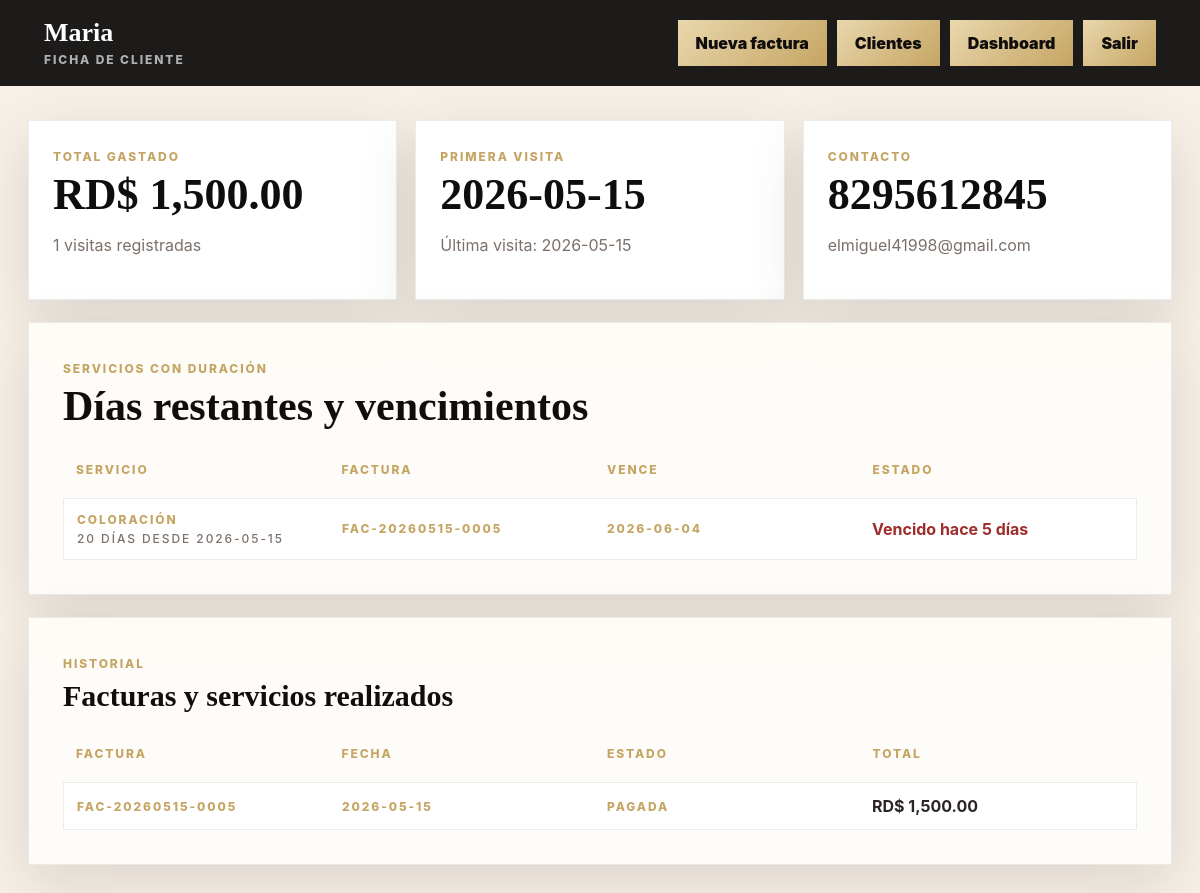
Page /admin/client_view.php?id=3 (signed in) on the committed database.
### tables this page shows
CREATE TABLE clients (
            id INTEGER PRIMARY KEY AUTOINCREMENT,
            name TEXT NOT NULL,
            phone TEXT DEFAULT '',
            email TEXT DEFAULT '',
            notes TEXT DEFAULT '',
            first_visit TEXT DEFAULT '',
            last_visit TEXT DEFAULT '',
            total_spent REAL NOT NULL DEFAULT 0,
            visit_count INTEGER NOT NULL DEFAULT 0,
            created_at TEXT NOT NULL,
            updated_at TEXT NOT NULL
        );

CREATE TABLE settings (
            key TEXT PRIMARY KEY,
            value TEXT NOT NULL
        );

CREATE TABLE invoice_items (
            id INTEGER PRIMARY KEY AUTOINCREMENT,
            invoice_id INTEGER NOT NULL,
            item_type TEXT NOT NULL DEFAULT 'service',
            description TEXT NOT NULL,
            quantity REAL NOT NULL DEFAULT 1,
            unit_price REAL NOT NULL DEFAULT 0,
            line_total REAL NOT NULL DEFAULT 0, duration_days INTEGER DEFAULT 0, expires_at TEXT DEFAULT '',
            FOREIGN KEY(invoice_id) REFERENCES invoices(id) ON DELETE CASCADE
        );

CREATE TABLE invoices (
            id INTEGER PRIMARY KEY AUTOINCREMENT,
            invoice_number TEXT NOT NULL UNIQUE,
            client_name TEXT NOT NULL,
            client_phone TEXT DEFAULT '',
            client_email TEXT DEFAULT '',
            invoice_date TEXT NOT NULL,
            payment_method TEXT DEFAULT 'Efectivo',
            status TEXT DEFAULT 'Pagada',
            notes TEXT DEFAULT '',
            subtotal REAL NOT NULL DEFAULT 0,
            discount REAL NOT NULL DEFAULT 0,
            tax_rate REAL NOT NULL DEFAULT 0,
            tax_total REAL NOT NULL DEFAULT 0,
            total REAL NOT NULL DEFAULT 0,
            created_by INTEGER,
            created_at TEXT NOT NULL,
            updated_at TEXT NOT NULL, client_id INTEGER,
            FOREIGN KEY(created_by) REFERENCES admins(id)
        );

### app/bootstrap.php (called while the page is built, shortened)
<?php
function db(): PDO
{
    static $pdo = null;
    if ($pdo instanceof PDO) {
        return $pdo;
    }
    $pdo = new PDO('sqlite:' . DB_PATH);
    $pdo->setAttribute(PDO::ATTR_ERRMODE, PDO::ERRMODE_EXCEPTION);
    $pdo->setAttribute(PDO::ATTR_DEFAULT_FETCH_MODE, PDO::FETCH_ASSOC);
    $pdo->exec('PRAGMA foreign_keys = ON');
    return $pdo;
}
function h(?string $value): string
{
    return htmlspecialchars((string) $value, ENT_QUOTES, 'UTF-8');
}
function setting(string $key, string $default = ''): string
{
    $stmt = db()->prepare("SELECT value FROM settings WHERE key = :key");
    $stmt->execute(['key' => $key]);
    $value = $stmt->fetchColumn();
    return $value === false ? $default : (string) $value;
}
function money(float $amount): string
{
    return setting('currency', 'RD$') . ' ' . number_format($amount, 2, '.', ',');
}
function refresh_client_stats(int $clientId): void
{
    $pdo = db();
    $stmt = $pdo->prepare("
        SELECT
            COALESCE(SUM(total), 0) AS total_spent,
            COUNT(*) AS visit_count,
            MIN(invoice_date) AS first_visit,
            MAX(invoice_date) AS last_visit
        FROM invoices
        WHERE client_id = :client_id AND status != 'Anulada'
    ");
}
function days_remaining(?string $expiresAt): ?int
{
    $today = new DateTimeImmutable(date('Y-m-d'));
    $expires = new DateTimeImmutable($expiresAt);
    return (int) $today->diff($expires)->format('%r%a');
}

### admin/client_view.php (the view, shortened to what this page needs)
<?php
require __DIR__ . '/../app/bootstrap.php';
$id = (int) ($_GET['id'] ?? 0);
$stmt = db()->prepare("SELECT * FROM clients WHERE id = :id");
$stmt->execute(['id' => $id]);
$stmt->execute(['id' => $id]);
$client = $stmt->fetch();
$invoiceStmt = db()->prepare("SELECT * FROM invoices WHERE client_id = :id ORDER BY invoice_date DESC, id DESC");
$invoiceStmt->execute(['id' => $id]);
$invoices = $invoiceStmt->fetchAll();
$serviceStmt = db()->prepare("
    SELECT ii.*, i.invoice_number, i.invoice_date, i.id AS invoice_id
    FROM invoice_items ii
    JOIN invoices i ON i.id = ii.invoice_id
    WHERE i.client_id = :id AND ii.duration_days > 0 AND i.status != 'Anulada'
    ORDER BY ii.expires_at DESC, i.invoice_date DESC
");
$serviceStmt->execute(['id' => $id]);
$services = $serviceStmt->fetchAll();
?>
<!DOCTYPE html>
<html lang="es">
<head>
  <link rel="stylesheet" href="../assets/css/admin.css">
</head>
<body>
  <header class="admin-topbar">
    <div><strong><?= h($client['name']) ?></strong><span>Ficha de cliente</span></div>
    <nav><a href="invoice.php">Nueva factura</a><a href="clients.php">Clientes</a><a href="dashboard.php">Dashboard</a><a href="logout.php">Salir</a></nav>
  </header>
  <main class="admin-layout">
    <section class="metric-grid">
      <article class="metric-card"><span>Total gastado</span><strong><?= h(money((float) $client['total_spent'])) ?></strong><p><?= (int) $client['visit_count'] ?> visitas registradas</p></article>
      <article class="metric-card"><span>Primera visita</span><strong><?= h($client['first_visit'] ?: 'N/A') ?></strong><p>Última visita: <?= h($client['last_visit'] ?: 'N/A') ?></p></article>
      <article class="metric-card"><span>Contacto</span><strong><?= h($client['phone'] ?: 'Sin teléfono') ?></strong><p><?= h($client['email'] ?: 'Sin email') ?></p></article>
    </section>
    <section class="panel">
      <div class="panel-heading"><span>Servicios con duración</span><h1>Días restantes y vencimientos</h1></div>
      <div class="report-table">
        <div class="report-row head"><span>Servicio</span><span>Factura</span><span>Vence</span><span>Estado</span></div>
        <?php foreach ($services as $service): ?>
          <?php $remaining = days_remaining($service['expires_at']); ?>
          <a class="report-row" href="invoice_view.php?id=<?= (int) $service['invoice_id'] ?>">
            <span><?= h($service['description']) ?><small><?= (int) $service['duration_days'] ?> días desde <?= h($service['invoice_date']) ?></small></span>
            <span><?= h($service['invoice_number']) ?></span>
            <span><?= h($service['expires_at']) ?></span>
            <strong class="<?= $remaining !== null && $remaining < 0 ? 'status-expired' : 'status-active' ?>">
              <?php if ($remaining === null): ?>Sin vencimiento<?php elseif ($remaining < 0): ?>Vencido hace <?= abs($remaining) ?> días<?php elseif ($remaining === 0): ?>Vence hoy<?php else: ?>Quedan <?= $remaining ?> días<?php endif; ?>
            </strong>
          </a>
        <?php endforeach; ?>
      </div>
    </section>
    <section class="panel">
      <div class="panel-heading"><span>Historial</span><h2>Facturas y servicios realizados</h2></div>
      <div class="report-table">
        <div class="report-row head"><span>Factura</span><span>Fecha</span><span>Estado</span><span>Total</span></div>
        <?php foreach ($invoices as $invoice): ?>
          <a class="report-row" href="invoice_view.php?id=<?= (int) $invoice['id'] ?>">
            <span><?= h($invoice['invoice_number']) ?></span>
            <span><?= h($invoice['invoice_date']) ?></span>
            <span><?= h($invoice['status']) ?></span>
            <strong><?= h(money((float) $invoice['total'])) ?></strong>
          </a>
        <?php endforeach; ?>
      </div>
    </section>
  </main>
</body>
</html>

### assets/css/admin.css (style rules this page uses)
:root { --black: #100d0d; --ink: #2a2422; --muted: #7c706a; --cream: #f7f0e7; --gold: #c5a563; --danger: #9f2d2d; --white: #fffdf9; --shadow: 0 18px 55px rgba(16, 13, 13, 0.12); --serif: Georgia, "Times New Roman", serif; --sans: Inter, Arial, sans-serif; }
* { box-sizing: border-box; }
body { margin: 0; background: var(--cream); color: var(--ink); font-family: var(--sans); }
.auth-card, .panel { background: rgba(255, 253, 249, 0.94); border: 1px solid rgba(16, 13, 13, 0.08); box-shadow: var(--shadow); }
span { color: var(--gold); display: inline-block; font-size: 12px; font-weight: 800; letter-spacing: 0.16em; text-transform: uppercase; }
h1, h2 { color: var(--black); font-family: var(--serif); letter-spacing: 0; margin: 8px 0 10px; }
h1 { font-size: 42px; line-height: 1; }
h2 { font-size: 30px; line-height: 1.05; }
p { color: var(--muted); line-height: 1.6; }
button, .admin-topbar a { background: linear-gradient(135deg, #e9d7ad, var(--gold)); border: 0; color: var(--black); cursor: pointer; display: inline-flex; font-weight: 900; justify-content: center; min-height: 46px; padding: 13px 18px; text-decoration: none; }
.admin-topbar { align-items: center; background: rgba(16, 13, 13, 0.94); color: #fff; display: flex; justify-content: space-between; padding: 18px clamp(18px, 4vw, 44px); position: sticky; top: 0; z-index: 10; }
.admin-topbar strong { display: block; font-family: var(--serif); font-size: 26px; }
.admin-topbar span { color: rgba(255, 255, 255, 0.66); }
.admin-topbar nav { display: flex; gap: 10px; flex-wrap: wrap; }
.admin-layout { display: grid; gap: 22px; margin: 0 auto; max-width: 1180px; padding: 34px 18px 70px; }
.panel { padding: clamp(20px, 4vw, 34px); }
.metric-grid, .analytics-grid, .invoice-bottom { display: grid; gap: 18px; }
.metric-grid { grid-template-columns: repeat(3, 1fr); }
.metric-card { background: #fff; border: 1px solid rgba(16, 13, 13, 0.08); box-shadow: var(--shadow); padding: 24px; }
.metric-card strong { color: var(--black); display: block; font-family: var(--serif); font-size: clamp(30px, 4vw, 44px); line-height: 1; margin-top: 8px; }
.metric-card a, .invoice-mini, .report-row { color: inherit; text-decoration: none; }
.report-row small { color: var(--muted); display: block; font-size: 12px; font-weight: 500; margin-top: 4px; }
.status-expired { color: var(--danger); }
.panel-heading { margin-bottom: 22px; }
.report-table { display: grid; gap: 8px; }
.report-row { align-items: center; background: #fff; border: 1px solid rgba(16, 13, 13, 0.08); display: grid; gap: 14px; grid-template-columns: 1fr 1fr 1fr 1fr; padding: 13px; }
.report-row.head { background: transparent; border: 0; color: var(--muted); font-size: 12px; font-weight: 900; letter-spacing: 0.08em; text-transform: uppercase; }

### rows in the picture
clients: name "Maria", total_spent.value "RD$ 1,500.00", visit_count "1", first_visit "2026-05-15", last_visit "2026-05-15", phone "8295612845", email "elmiguel41998@gmail.com"
invoice_items: description "COLORACIÓN", duration_days "20", invoice.invoice_date "2026-05-15", invoice.invoice_number "FAC-20260515-0005", expires_at "2026-06-04", expires_at "5"
invoices: invoice_number "FAC-20260515-0005", invoice_date "2026-05-15", status "PAGADA", total.value "RD$ 1,500.00"
